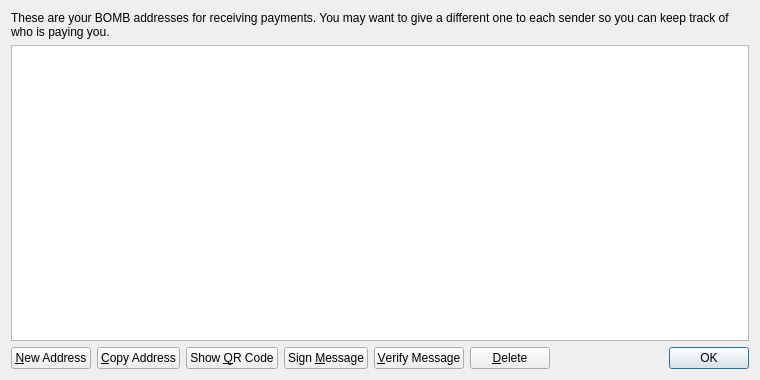
<?xml version="1.0" encoding="UTF-8"?>
<ui version="4.0">
 <class>AddressBookPage</class>
 <widget class="QWidget" name="AddressBookPage">
  <property name="geometry">
   <rect>
    <x>0</x>
    <y>0</y>
    <width>760</width>
    <height>380</height>
   </rect>
  </property>
  <property name="windowTitle">
   <string>Address Book</string>
  </property>
  <layout class="QVBoxLayout" name="verticalLayout">
   <item>
    <widget class="QLabel" name="labelExplanation">
     <property name="text">
      <string>These are your BOMB addresses for receiving payments. You may want to give a different one to each sender so you can keep track of who is paying you.</string>
     </property>
     <property name="textFormat">
      <enum>Qt::PlainText</enum>
     </property>
     <property name="wordWrap">
      <bool>true</bool>
     </property>
    </widget>
   </item>
   <item>
    <widget class="QTableView" name="tableView">
     <property name="contextMenuPolicy">
      <enum>Qt::CustomContextMenu</enum>
     </property>
     <property name="toolTip">
      <string>Double-click to edit address or label</string>
     </property>
     <property name="tabKeyNavigation">
      <bool>false</bool>
     </property>
     <property name="alternatingRowColors">
      <bool>true</bool>
     </property>
     <property name="selectionMode">
      <enum>QAbstractItemView::SingleSelection</enum>
     </property>
     <property name="selectionBehavior">
      <enum>QAbstractItemView::SelectRows</enum>
     </property>
     <property name="sortingEnabled">
      <bool>true</bool>
     </property>
     <attribute name="verticalHeaderVisible">
      <bool>false</bool>
     </attribute>
    </widget>
   </item>
   <item>
    <layout class="QHBoxLayout" name="horizontalLayout">
     <item>
      <widget class="QPushButton" name="newAddressButton">
       <property name="toolTip">
        <string>Create a new address</string>
       </property>
       <property name="text">
        <string>&amp;New Address</string>
       </property>
       <property name="icon">
        <iconset resource="../bitcoin.qrc">
         <normaloff>:/icons/add</normaloff>:/icons/add</iconset>
       </property>
      </widget>
     </item>
     <item>
      <widget class="QPushButton" name="copyToClipboard">
       <property name="toolTip">
        <string>Copy the currently selected address to the system clipboard</string>
       </property>
       <property name="text">
        <string>&amp;Copy Address</string>
       </property>
       <property name="icon">
        <iconset resource="../bitcoin.qrc">
         <normaloff>:/icons/editcopy</normaloff>:/icons/editcopy</iconset>
       </property>
      </widget>
     </item>
     <item>
      <widget class="QPushButton" name="showQRCode">
       <property name="text">
        <string>Show &amp;QR Code</string>
       </property>
       <property name="icon">
        <iconset resource="../bitcoin.qrc">
         <normaloff>:/icons/qrcode</normaloff>:/icons/qrcode</iconset>
       </property>
      </widget>
     </item>
     <item>
      <widget class="QPushButton" name="signMessage">
       <property name="toolTip">
        <string>Sign a message to prove you own a BOMB address</string>
       </property>
       <property name="text">
        <string>Sign &amp;Message</string>
       </property>
       <property name="icon">
        <iconset resource="../bitcoin.qrc">
         <normaloff>:/icons/edit</normaloff>:/icons/edit</iconset>
       </property>
      </widget>
     </item>
     <item>
      <widget class="QPushButton" name="verifyMessage">
       <property name="toolTip">
        <string>Verify a message to ensure it was signed with a specified BOMB address</string>
       </property>
       <property name="text">
        <string>&amp;Verify Message</string>
       </property>
       <property name="icon">
        <iconset resource="../bitcoin.qrc">
         <normaloff>:/icons/transaction_0</normaloff>:/icons/transaction_0</iconset>
       </property>
      </widget>
     </item>
     <item>
      <widget class="QPushButton" name="deleteButton">
       <property name="toolTip">
        <string>Delete the currently selected address from the list</string>
       </property>
       <property name="text">
        <string>&amp;Delete</string>
       </property>
       <property name="icon">
        <iconset resource="../bitcoin.qrc">
         <normaloff>:/icons/remove</normaloff>:/icons/remove</iconset>
       </property>
      </widget>
     </item>
     <item>
      <spacer name="horizontalSpacer">
       <property name="orientation">
        <enum>Qt::Horizontal</enum>
       </property>
       <property name="sizeHint" stdset="0">
        <size>
         <width>40</width>
         <height>20</height>
        </size>
       </property>
      </spacer>
     </item>
     <item>
      <widget class="QDialogButtonBox" name="buttonBox">
       <property name="sizePolicy">
        <sizepolicy hsizetype="Maximum" vsizetype="Fixed">
         <horstretch>0</horstretch>
         <verstretch>0</verstretch>
        </sizepolicy>
       </property>
       <property name="standardButtons">
        <set>QDialogButtonBox::Ok</set>
       </property>
      </widget>
     </item>
    </layout>
   </item>
  </layout>
 </widget>
 <resources>
  <include location="../bitcoin.qrc"/>
 </resources>
 <connections/>
</ui>
